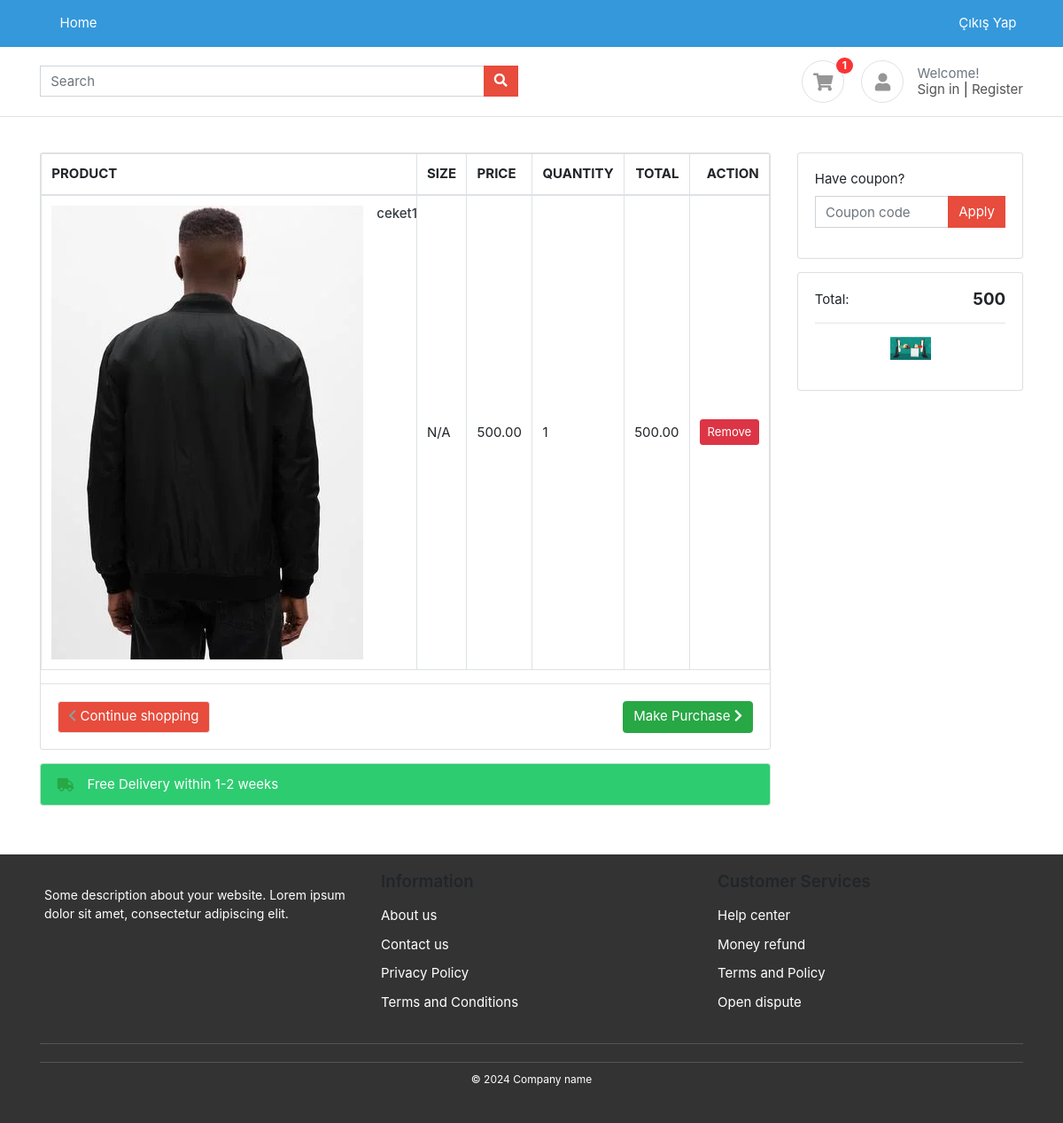
/accounts/cart/ (signed in), run on an earlier commit of the app's database.
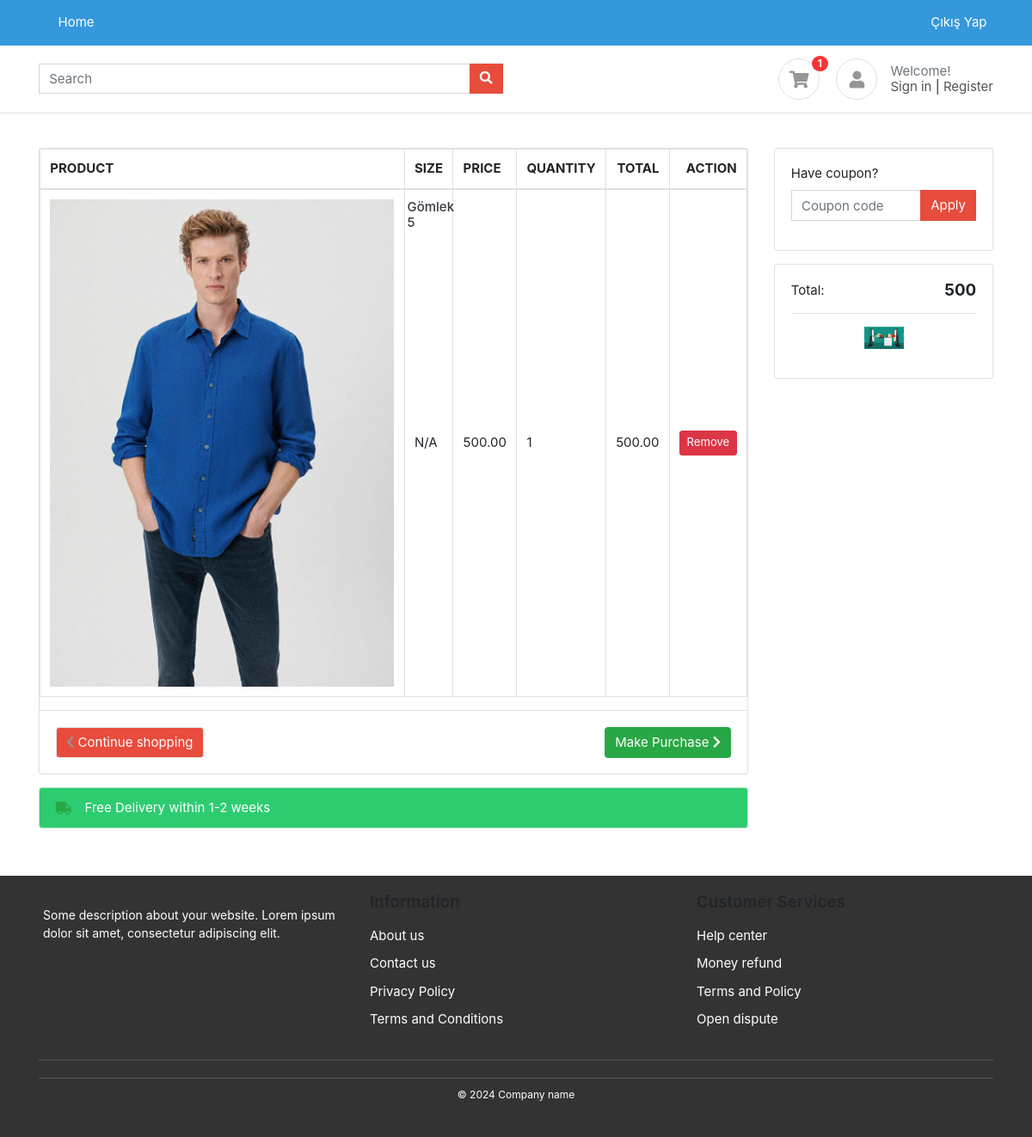
And on a later commit of the database.
### accounts/models.py (models this page shows, shortened)
class CartItems(BaseModel):
    cart = models.ForeignKey(Cart, on_delete=models.CASCADE, related_name='cart_items')
    product = models.ForeignKey(Product, on_delete=models.SET_NULL, null=True, blank=True)
    color_variant = models.ForeignKey(ColorVariant, on_delete=models.SET_NULL, null=True, blank=True)
    size_variant = models.ForeignKey(SizeVariant, on_delete=models.SET_NULL, null=True, blank=True)
    quantity = models.PositiveIntegerField(default=1)
    def get_product_price(self):
        price = [self.product.price if self.product else 0]
        if self.color_variant:
            color_variant_price = self.color_variant.price
            price.append(color_variant_price)
        if self.size_variant:
            size_variant_price = self.size_variant.price
            price.append(size_variant_price)
        return sum(price)
    def get_total_price(self):
        if self.quantity <= 0:
            self.quantity = 1
        product_price = self.get_product_price()
        return product_price

### products/models.py (models this page shows, shortened)
class Product(BaseModel):
    product_name=models.CharField(max_length=100)
    category=models.ForeignKey(Category,on_delete=models.CASCADE,related_name="products")
    price=models.IntegerField()
    product_description=models.TextField()
    slug=models.SlugField(unique=True,null=True,blank=True)
    color_variant=models.ManyToManyField(ColorVariant,blank=True)
    size_variant=models.ManyToManyField(SizeVariant,blank=True)
    discount_price = models.DecimalField(max_digits=10, decimal_places=2, blank=True, null=True)

class  ProductImage(BaseModel):
    product=models.ForeignKey(Product,on_delete=models.CASCADE,related_name="product_images")
    image=models.ImageField(upload_to="product")

### accounts/views.py (the view)
# urls.py: path('cart/', cart, name="cart"),
def cart(request):
    user_carts = Cart.objects.filter(user=request.user)
    cart_details = []
    for cart in user_carts:
        cart_items = cart.cart_items.all()
        cart_total = sum(item.get_total_price() for item in cart_items)
        cart_details.append({'cart': cart, 'cart_items': cart_items, 'cart_total': cart_total})
    total_price = sum(cart_detail['cart_total'] for cart_detail in cart_details)
    context = {'cart_details': cart_details, 'total_price': total_price}
    return render(request, 'accounts/cart.html', context)

### accounts/models.py (called while the page is built)
    def get_cart_count(self):
        return CartItems.objects.filter(cart__is_paid=False, cart__user=self.user).count()

### templates/accounts/cart.html (shortened to what the changed rows need)
{% extends "base/base.html" %}
{% block start %}
<section class="section-content padding-y">
    <div class="container">
        <div class="row">
            <main class="col-md-9">
                <div class="card">
                    <table class="table table-bordered table-hover shopping-cart">
                        <thead>
                            <tr class="text-uppercase">
                                <th scope="col">Product</th>
                                <th scope="col">Size</th>
                                <th scope="col">Price</th>
                                <th scope="col">Quantity</th>
                                <th scope="col" class="text-right">Total</th>
                                <th scope="col" class="text-right">Action</th>
                            </tr>
                        </thead>
                        <tbody>
                            {% for cart_detail in cart_details %}
                                {% for cart_item in cart_detail.cart_items %}
                                    <tr>
                                        <td class="align-middle">
                                            <div class="media">
                                                <img src="{{ cart_item.product.product_images.first.image.url }}" alt="{{ cart_item.product.product_name }}" class="mr-3 img-fluid cart-image">
                                                <div class="media-body">
                                                    <h6 class="mt-0"><a href="#" class="text-dark">{{ cart_item.product.product_name }}</a></h6>
                                                </div>
                                            </div>
                                        </td>
                                        <td class="align-middle">
                                            {% if cart_item.size_variant %}
                                                {{ cart_item.size_variant.size_name }}
                                            {% else %}
                                                N/A
                                            {% endif %}
                                        </td>
                                        <td class="align-middle">{{ cart_item.get_product_price|floatformat:2 }}</td>
                                        <td class="align-middle">{{ cart_item.quantity }}</td>
                                        <td class="text-right align-middle" id="discount">{{ cart_item.get_total_price|floatformat:2 }}</td>
                                        <td class="text-right align-middle">
                                            <a href="{% url 'remove_cart' cart_item.uid %}" class="btn btn-danger btn-sm">Remove</a>
                                        </td>
                                    </tr>
                                {% endfor %}
                            {% endfor %}
                        </tbody>
                    </table>
                </div>
            </main>
        </div>
    </div>
</section>
{% endblock %}

What changed in the data, as far as the page shows it:
removed CartItems: product.product_images.first.image (picture), product.product_name "ceket1", shows "N/A", get_product_price "500.00", quantity "1", get_total_price "500.00"
added CartItems: product.product_images.first.image (picture), product.product_name "Gömlek 5", shows "N/A", get_product_price "500.00", quantity "1", get_total_price "500.00"
